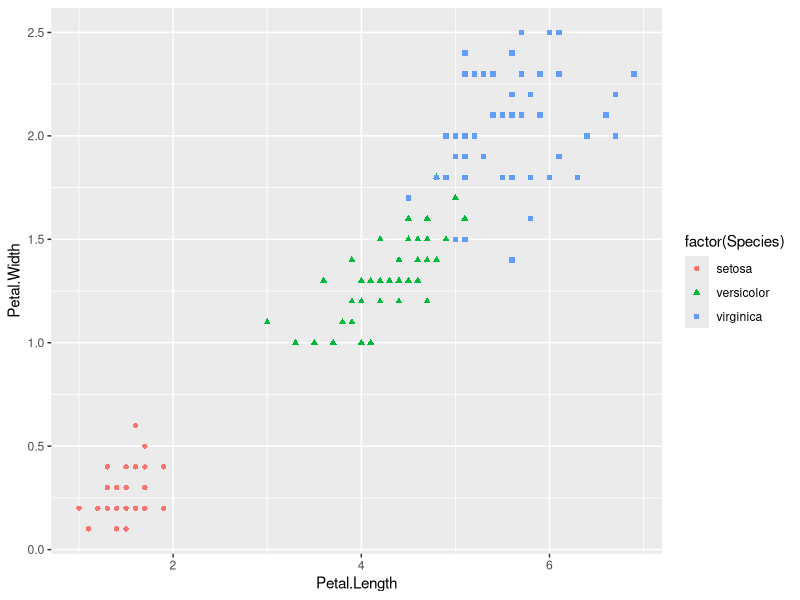
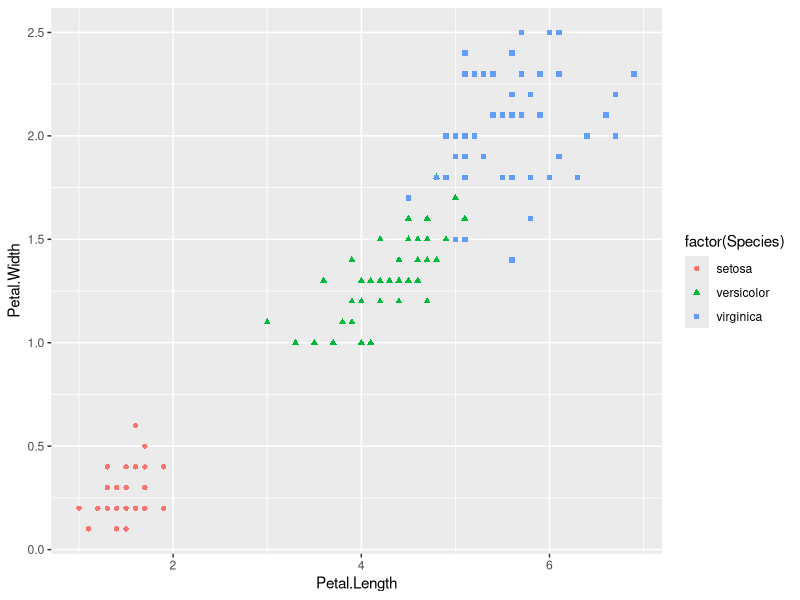

Here is the R script that generated these plots, in order:
## ---- chunk 1

knitr::opts_chunk$set(echo = TRUE)
## ---- chunk 2
x = c(1,2,3,4)
print(x)
## ---- chunk 3
head(iris, 5)

library(ggplot2)

ggplot(iris, aes(Petal.Length, 
                 Petal.Width, 
                 colour = factor(Species), 
                 shape = factor(Species) )) +
                 geom_point()
## ---- chunk 4
head(iris, 5)
ggplot(iris, aes(Petal.Length, 
                 Petal.Width, 
                 colour = factor(Species), 
                 shape = factor(Species) )) +
                 geom_point()
